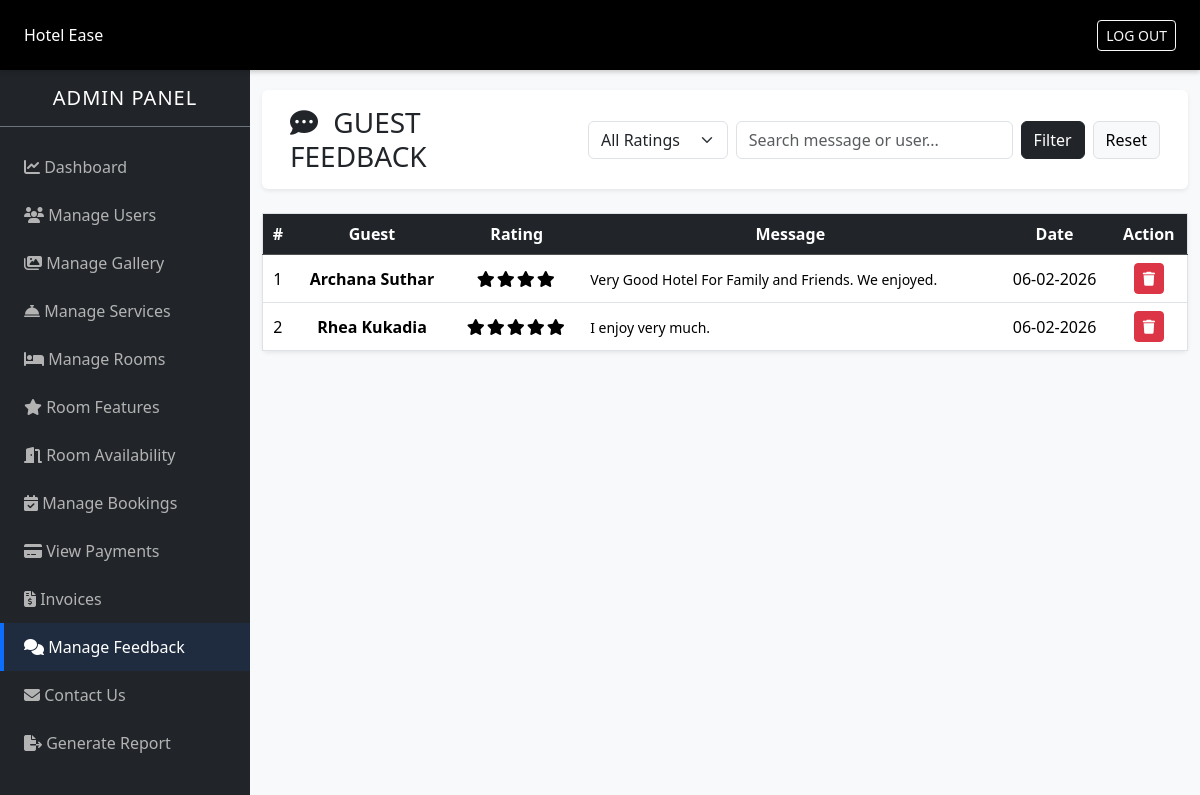
The page /admin/feedback.php (signed in) on the database its author committed.
### tables this page shows
CREATE TABLE `feedback` (
  `f_id` int(5) NOT NULL,
  `u_id` int(5) NOT NULL,
  `rating` tinyint(1) NOT NULL,
  `message` text NOT NULL,
  `created_at` timestamp NOT NULL DEFAULT current_timestamp()
);

CREATE TABLE `users` (
  `u_id` int(5) NOT NULL,
  `u_name` varchar(50) NOT NULL,
  `u_address` varchar(255) NOT NULL,
  `u_pincode` varchar(6) DEFAULT NULL,
  `u_gender` varchar(10) NOT NULL,
  `u_email` varchar(50) NOT NULL,
  `u_phone` varchar(15) NOT NULL,
  `u_pwd` varchar(255) NOT NULL,
  `profile_pic` varchar(100) DEFAULT 'default_user.jpg',
  `created_at` timestamp NOT NULL DEFAULT current_timestamp(),
  `status` tinyint(1) NOT NULL DEFAULT 1
);

### admin/feedback.php (the view, shortened to what this page needs)
<?php
    require('../config/db_config.php');
    $filter_query = "SELECT f.*, u.u_name FROM `feedback` f JOIN `users` u ON f.u_id = u.u_id WHERE 1";
    $filter_query .= " ORDER BY f.f_id DESC";
?>
<!DOCTYPE html>
<html lang="en">
<head>
    <link href="https://cdn.jsdelivr.net/npm/bootstrap@5.3.2/dist/css/bootstrap.min.css" rel="stylesheet">
    <link rel="stylesheet" href="https://cdnjs.cloudflare.com/ajax/libs/font-awesome/6.5.0/css/all.min.css">
    <link rel="stylesheet" href="assets/css/style.css">
</head>
<body class="bg-light">
    <?php include('includes/admin_header.php'); ?>
    <?php include('includes/admin_sidebar.php'); ?>
    <div id="main-content">
        <div class="container-fluid">
            <div class="row bg-white shadow-sm rounded p-3 mb-4 d-flex align-items-center justify-content-between mx-0">
                <div class="col-md-4">
                    <h3 class="m-0"><i class="fas fa-comment-dots me-2"></i> GUEST FEEDBACK</h3>
                </div>
                <div class="col-md-8">
                    <form method="GET" class="d-flex justify-content-end gap-2">
                        <select name="rating_filter" class="form-select shadow-none w-25">
                            <option value="all">All Ratings</option>
                        </select>
                        <input type="text" name="search" class="form-control shadow-none w-50" placeholder="Search message or user..." value="<?php echo @$_GET['search']; ?>">
                        <button type="submit" class="btn btn-dark shadow-none">Filter</button>
                        <a href="feedback.php" class="btn btn-light border shadow-none">Reset</a>
                    </form>
                </div>
            </div>
            <div class="card border-0 shadow-sm">
                <div class="card-body p-0">
                    <div class="table-responsive">
                        <table class="table table-hover border text-center m-0">
                            <thead class="table-dark">
                                <tr>
                                    <th scope="col">#</th>
                                    <th scope="col">Guest</th>
                                    <th scope="col">Rating</th>
                                    <th scope="col" width="45%">Message</th>
                                    <th scope="col">Date</th>
                                    <th scope="col">Action</th>
                                </tr>
                            </thead>
                            <tbody>
                                <?php
                                    $res = mysqli_query($conn, $filter_query);
                                    $i = 1;
                                    if(mysqli_num_rows($res) > 0) {
                                        while($row = mysqli_fetch_assoc($res)){
                                            $stars = str_repeat("<i class='fas fa-star'></i>", $row['rating']);
                                            $date = date('d-m-Y', strtotime($row['created_at']));
                                            echo "
                                                <tr class='align-middle'>
                                                    <td>$i</td>
                                                    <td class='fw-bold'>$row[u_name]</td>
                                                    <td class='star-rating'>$stars</td>
                                                    <td class='text-start'><small>$row[message]</small></td>
                                                    <td>$date</td>
                                                    <td>
                                                        <a href='?del=$row[f_id]' class='btn btn-danger btn-sm shadow-none' onclick=\"return confirm('Delete this feedback permanently?')\">
                                                            <i class='fas fa-trash'></i>
                                                        </a>
                                                    </td>
                                                </tr>
                                            ";
                                            $i++;
                                        }
                                    } else {
                                        echo "<tr><td colspan='6' class='p-4'>No feedback found.</td></tr>";
                                    }
                                ?>
                            </tbody>
                        </table>
                    </div>
                </div>
            </div>
        </div>
    </div>
</body>
</html>

### admin/assets/css/style.css (style rules this page uses)
:root { --sidebar-width: 250px; --topbar-height: 70px; --primary-color: #0d6efd; --dark-bg: #000; }
body { background-color: #f8f9fc; margin: 0; padding: 0; }
#main-content { margin-left: var(--sidebar-width); padding-top: calc(var(--topbar-height) + 20px); min-height: 100vh; width: calc(100% - var(--sidebar-width)); }

### admin/feedback.php (style rules this page uses)
#main-content { overflow: visible !important; }
.star-rating { color: #ffc107; letter-spacing: 2px; }

### rows shown on the page
feedback: u.u_name "Archana Suthar", rating 4 (drawn), message "Very Good Hotel For Family and Friends. We enjoyed.", created_at "06-02-2026"
feedback: u.u_name "Rhea Kukadia", rating 5 (drawn), message "I enjoy very much.", created_at "06-02-2026"
